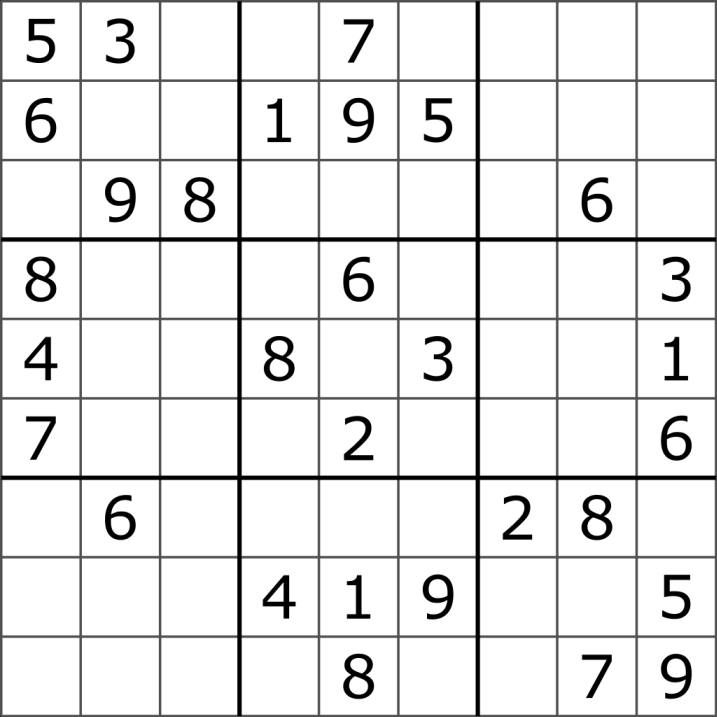
#> input picture 03-openCV/09-line_edge_detection/sudoku.png, 717 x 717 px
$ jupyter execute LineEdgeDetection-SOLUTIONS.ipynb   (older library calls are emulated)
#> lines starting #> are read from the running program, lines starting #| are printed output that depends on the picture; after the words box and inside, x2 and y2 are one past the last pixel; in counts of white or black regions, pixels touching at a corner belong together
### utils.py
import cv2
import numpy as np
from matplotlib import pyplot as plt

#############################
#### Parameters
#############################

video_port = 0

#############################
#### Show Image
#############################

# [7 lines left out: function show_inline, not called in this run]


def close_windows():
    '''Close popup window via 'ESC' key.'''
    while cv2.waitKey(200) & 0xFF != 27:
        pass
    cv2.destroyAllWindows()
    cv2.waitKey(1)

#############################
#### Show Video
#############################

# [11 lines left out: function video, not called in this run]

def shrink(img, scale):
    '''Returns a shrinked image by the scale specified.'''
    return cv2.resize(img, None, fx=scale, fy=scale, interpolation=cv2.INTER_AREA)

#############################
#### Display Coordinates
#############################

# [296 lines left out: functions coordinates, findEdgedImage, findGreatestContour, detectDrawings, find_center, find_radius and 7 more, not called in this run]


### 03-openCV/09-line_edge_detection/LineEdgeDetection-SOLUTIONS.ipynb
[cell 1]
# FIRST import all the necessary libraries and modules!
import cv2               # import OpenCV
import numpy as np       # import NumPy

# import functions
import sys
sys.path.insert(0, '../..')
from utils import *

#  Line and Edge Detection Lab

## What is Line/Edge Detection?

<p style='font-size:1.75rem;line-height:1.5'>
    Computers can use cameras to <b style="color:blue">find boundaries between items</b> and identify objects. This is the basic idea of <b style="color:blue">edge detection</b>. Lets dive into how we can identify our <b style="color:green">e</b><b style="color:blue">d</b><b style="color:indigo">g</b><b style="color:violet">y</b> friends.

<p style='font-size:1.75rem;line-height:1.5'>
In this lab, we will learn how to detect edges and lines using:
    <ul style='font-size:1.75rem;line-height:2'>
        <li>Sobel Detection</li>
        <li>Canny Edge Detection</li>
        <li>Hough Line Transforms</li>
    </ul>
    </p>

## Sobel Detection

<p style='font-size:1.75rem;line-height:1.5'>
    Sobel detection <b style="color:green">identifies horizontal and vertical lines</b>. Depending on what parameters you use, this function will <b style="color:green">output a black and white image</b>, highlighting either the horizontal or vertical lines detected in the image.
    </p>

<p style='font-size:1.75rem;line-height:1.5'>
The Sobel function has the following format:
    </p>

```python
res = cv2.Sobel(<image>, cv2.CV_64F, <show_vertical>, <show_horizontal>, ksize=5)
```

<p style='font-size:1.75rem;line-height:1.5'>
    We will be applying Sobel on <code>sudoku.png</code>:
    </p>


<p style='font-size:1.75rem;line-height:1.5'>
    <code>cv2.Sobel()</code> takes in <b style="color:blue">5 parameters</b>:
    </p>

|  Param            | Significance                                 |
| ----------------- |:--------------------------------------------:|
| `image`             | Image you're feeding in                      |
| `cv2.CV_64F`      | Specifies output image depth                 |
| `1` or `0`        | Specifies if vertical lines are highlighted. 1 means yes, 0 means no |
| `1` or `0`        | Specifies if horizontal lines are highlighted. 1 means yes, 0 means no |
| `ksize = 5`       | Size of Sobel kernel (can either be 1,3,5,7) |

<p style='font-size:1.75rem;line-height:1.5'>
    Notice that the <code>1</code> (True) and <code>0</code> (False) differentiates between what <b style="color:blue">direction the lines are highlighted.</b>
    </p>


<p style='font-size:1.75rem;line-height:1.5'>
    <b style="color:red">Exercise:</b>
    <br> Apply Sobel detection on <code>sudoku.png</code> so that <b style="color:green">horizontal lines</b> are detected.
    </p>

<p style='font-size:1.75rem;line-height:1.5'>
    The result should look something like this:
    </p>


[cell 2]
# TASK #1: Read the image 'sudoku.png'


# TASK #2: Call the Sobel function. Detect only HORIZONTAL lines


# TASK #3: Show the image in a popup window


# TASK #4: Close the window

[cell 3]
# SOLUTION:
# TASK #1: Read the image 'sudoku.png'
img = cv2.imread('sudoku.png')
#> img is the input picture: shape (717, 717, 3); min 0, max 255, mean 231.8

# TASK #2: Call the Sobel function. Detect only HORIZONTAL lines
res = cv2.Sobel(img, cv2.CV_64F, 0, 1, ksize = 3)
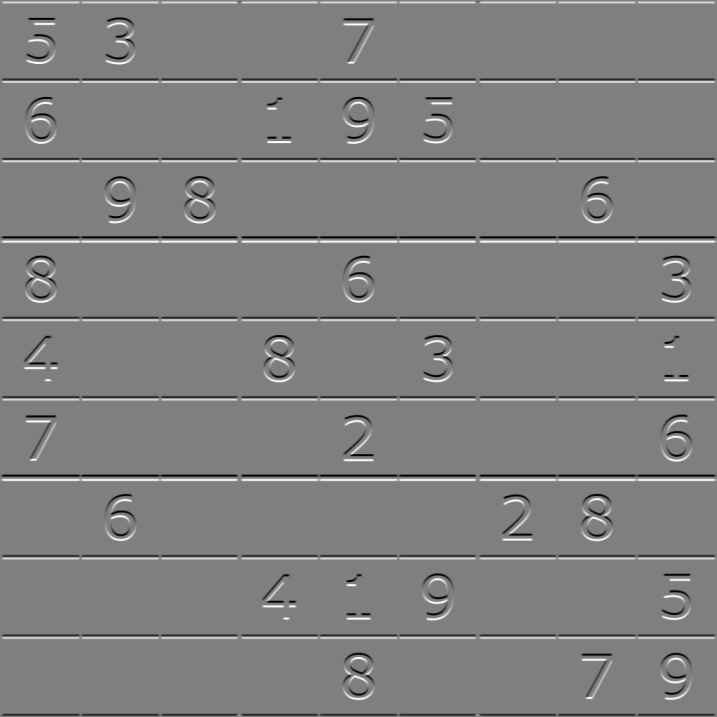
#> res: shape (717, 717, 3) float64; min -1020, max 1020, mean 0.1; drawn with min black and max white

# TASK #3: Show the image in a popup window
cv2.imshow('Sudoku Sobel Horizontal', res)
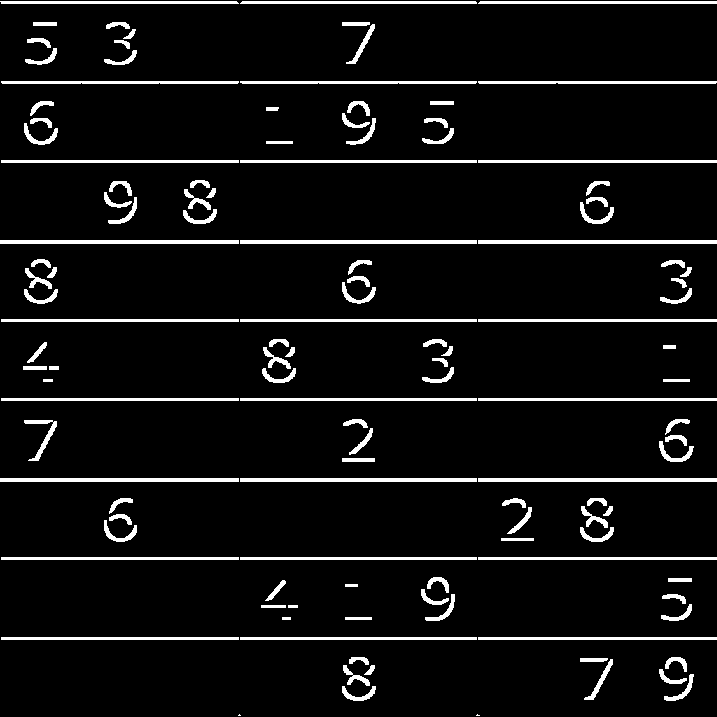
#> window 'Sudoku Sobel Horizontal': shape (717, 717, 3); 6.4% white; 122 white regions (2 under 20 px), largest, box (x1, y1, x2, y2) and area: (0, 240, 239, 244) 956, (478, 240, 717, 244) 956, (0, 478, 239, 482) 956

# TASK #4: Close the window
close_windows()
#> (key Esc is pressed here)

<p style='font-size:1.75rem;line-height:1.5'>
    Notice that all the horizontal grid lines on the sudoku board appear in white. Also notice that some of the numbers are partially visable. This is because the numbers are "curvy" shapes and the Sobel function had some difficulty identifying the horizontal aspects of the numbers.
    </p>

<p style='font-size:1.75rem;line-height:1.5'>
    <b style="color:red">Exercise:</b>
    <br> Now apply Sobel detection on <code>sudoku.png</code> so that <b style="color:green">VERTICAL lines</b> are detected.
    </p>

<p style='font-size:1.75rem;line-height:1.5'>
    The result should look something like this:
    </p>


[cell 4]
# TASK #1: Read the image 'sudoku.png'


# TASK #2: Call the Sobel function. Detect only VERTICAL lines


# TASK #3: Show the image in a popup window


# TASK #4: Close the window

[cell 5]
# SOLUTION:
# TASK #1: Read the image 'sudoku.png'
img = cv2.imread('sudoku.png')

# TASK #2: Call the Sobel function. Detect only VERTICAL lines
res = cv2.Sobel(img, cv2.CV_64F, 1, 0, ksize = 3)
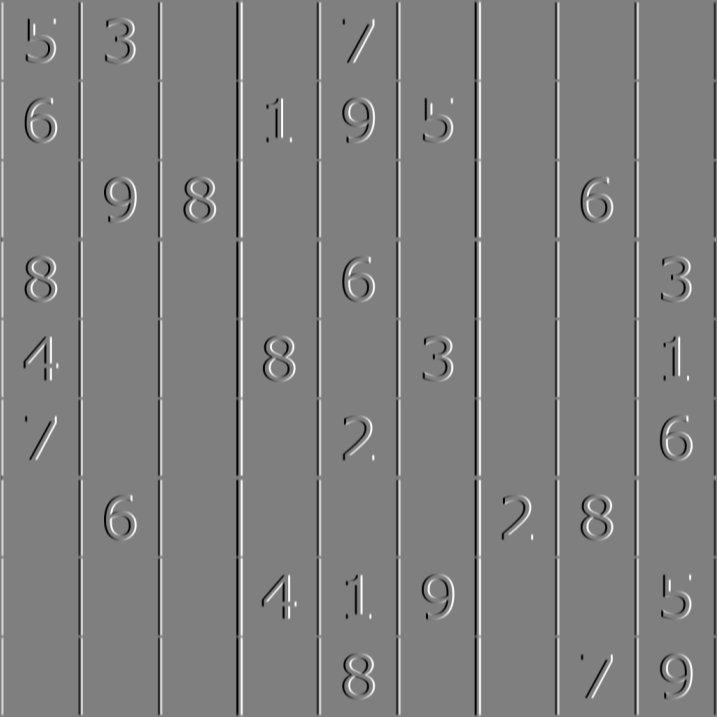
#> res: shape (717, 717, 3) float64; min -1020, max 1020, mean 0.1; drawn with min black and max white

# TASK #3: Show the image in a popup window
cv2.imshow('Sudoku Sobel Vertical', res)
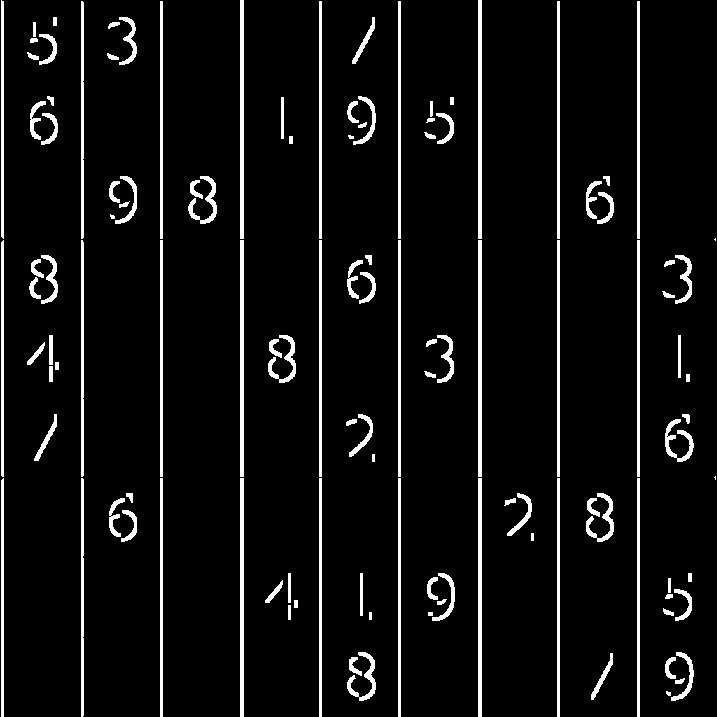
#> window 'Sudoku Sobel Vertical': shape (717, 717, 3); 6.3% white; 117 white regions (5 under 20 px), largest, box (x1, y1, x2, y2) and area: (240, 0, 244, 239) 956, (478, 0, 482, 239) 956, (240, 478, 244, 717) 956

# TASK #4: Close the window
close_windows()
#> (key Enter is pressed here)

## Canny Edge Detection

<p style='font-size:1.75rem;line-height:1.5'>
     Canny Edge Detection is better at identifying <b style="color:green">curved and irregular boundaries</b> than Sobel Detection. Canny outputs a <b style="color:green">binary image with edges highlighted in white</b>.
    <br> It has the following format:
    </p>

```python
res = cv2.Canny(<image>, <min_threshold>, <max_threshold>)
```

<p style='font-size:1.75rem;line-height:1.5'>
    We will be applying Canny on <code>Leo_Messi.jpg</code>:
    </p>


<p style='font-size:1.75rem;line-height:1.5'>
    Canny takes in <b style="color:blue">3 parameters</b>:
    </p>

|  Param     | Significance                                 |
| ---------- |:--------------------------------------------:|
| `img`      | Image you're feeding in                      |
| `100`      | Minimum value of edge threshold              |
| `200`      | Maximum value of edge threshold              |

<p style='font-size:1.75rem;line-height:1.5'>
    <code>min_threshold</code> and <code>max_threshold</code> values affect how sensitive the function is to edges in the image:
    <ul style='font-size:1.75rem;line-height:2'>
        <li>Edges with values <b style="color:blue">above the maximum edge threshold</b> is an <b style="color:blue">indisputable line</b>.</li>
        <li>Edges with values <b style="color:blue">below the minimum edge threhshold</b> are <b style="color:blue">NOT lines</b> and will be thrown away.</li>
    </ul>
    </p>

<p style='font-size:1.75rem;line-height:1.5'>
    <b style="color:red">Exercise:</b>
    <ul style='font-size:1.75rem;line-height:2'>
        <li><b style="color:green">Apply Canny Edge Detection</b> on <code>Leo_Messi.jpg</code> to create a <b style="color:green">wire frame</b> image.</li>
        <li><b style="color:green">Adjust</b> <code>min_threshold</code> and <code>max_threshold</code>. You should be able to see the <b style="color:green">outlines</b> of Messi and some other features like his hair or his shirt.</li>
    </ul>

<p style='font-size:1.75rem;line-height:1.5'>
    The result should look something like this:
    </p>


[cell 6]
# TASK #1: Read the image 'Leo_Messi.jpg'


# TASK #2: Call the Canny function. Adjust the thresholds as needed.


# TASK #3: Show the image in a popup window


# TASK #4: Close the window

[cell 7]
# SOLUTION:
# TASK #1: Read the image 'Leo_Messi.jpg'
img = cv2.imread('Leo_Messi.jpg')
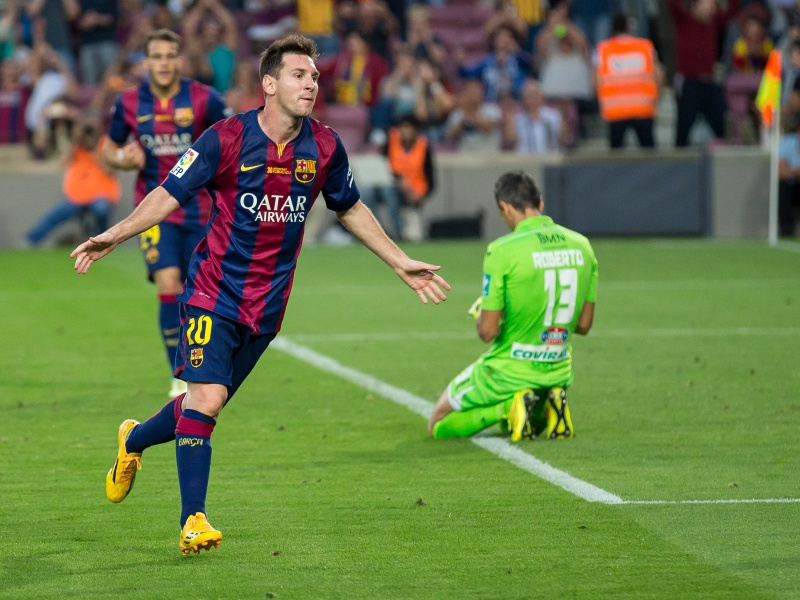
#> input picture 03-openCV/09-line_edge_detection/Leo_Messi.jpg, 800 x 600 px
#> img is the input picture: shape (600, 800, 3); mean B, G, R 71.9, 120.5, 103.4

# TASK #2: Call the Canny function. Adjust the thresholds as needed.
res = cv2.Canny(img, 200, 400)
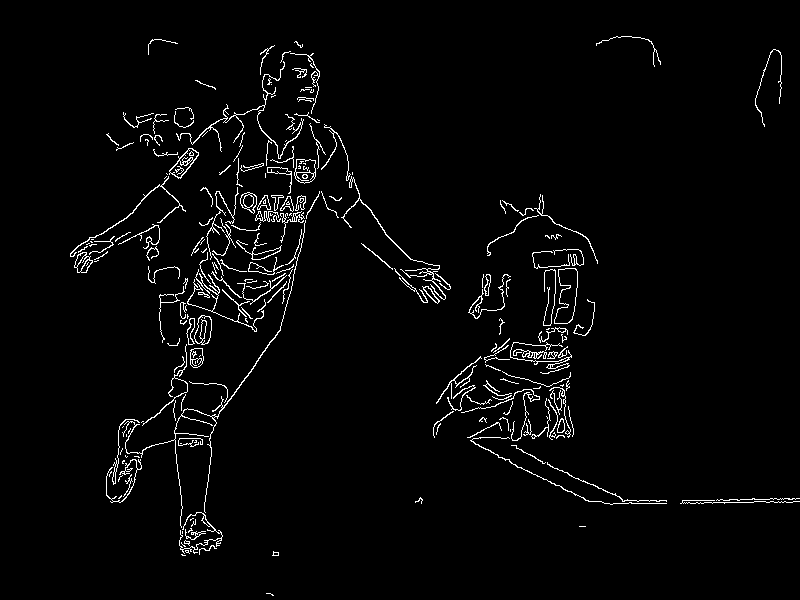
#> res: shape (600, 800); 2.7% white in thin lines or dots, all inside (x1, y1, x2, y2) = (70, 36, 800, 596)

# TASK #3: Show the image in a popup window
cv2.imshow('Canny', res)

# TASK #4: Close the window
close_windows()
